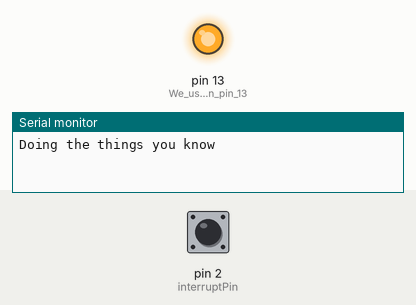
A sketch run on a simulated Arduino Uno, built with avr-gcc and run on an emulated ATmega328P. Shown: output pins drawn as LEDs (lit = HIGH), the last lines printed to the serial monitor. The test bench sets the inputs (shaded band); at power-on: pin 2 (interruptPin) HIGH. Sleep ends after the set time or at an interrupt.

Above: at 4.2 s.
4.3 s: pin 2 (interruptPin) pulled LOW for 1 s
At 11.7 s:
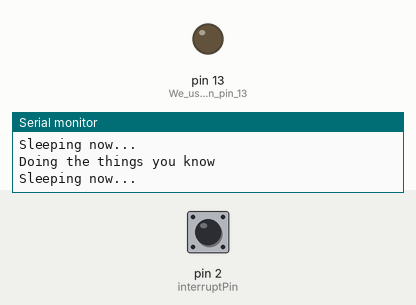
Timing chart, 0 to 13.2 s (numbered marks = the images above; inputs shaded):
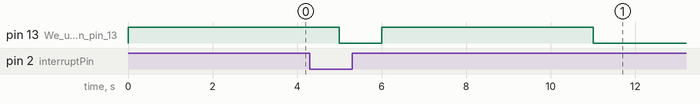

The sketch:

ATMEGA_Sleeping_Basic.ino
```cpp
#include <avr/sleep.h>//this AVR library contains the methods that controls the sleep modes
#define interruptPin 2

void setup() {
  Serial.begin(115200);//Start Serial Comunication
  pinMode(LED_BUILTIN, OUTPUT); //We use the led on pin 13 to indecate when Arduino is A sleep
  pinMode(interruptPin, INPUT_PULLUP); //Set pin d2 to input using the buildin pullup resistor
  digitalWrite(LED_BUILTIN, HIGH); //turning LED on
}

void loop() {
  Serial.println("Doing the things you know");//next line of code executed after the interrupt
  digitalWrite(LED_BUILTIN, HIGH); //turning LED on
  delay(5000);//wait 5 seconds before going to sleep
  Going_To_Sleep();
}

void Going_To_Sleep() {
  Serial.println("Sleeping now...");
  sleep_enable();//Enabling sleep mode
  attachInterrupt(0, wakeUp, LOW);//attaching a interrupt to pin d2
  set_sleep_mode(SLEEP_MODE_PWR_DOWN);//Setting the sleep mode, in our case full sleep
  digitalWrite(LED_BUILTIN, LOW); //turning LED off
  delay(1000); //wait a second to allow the led to be turned off before going to sleep
  sleep_cpu();//activating sleep mode
}

void wakeUp() {
  //Serial.println("Waking up!");//Print message to serial monitor
  sleep_disable();//Disable sleep mode
  detachInterrupt(0); //Removes the interrupt from pin 2;
}
```
